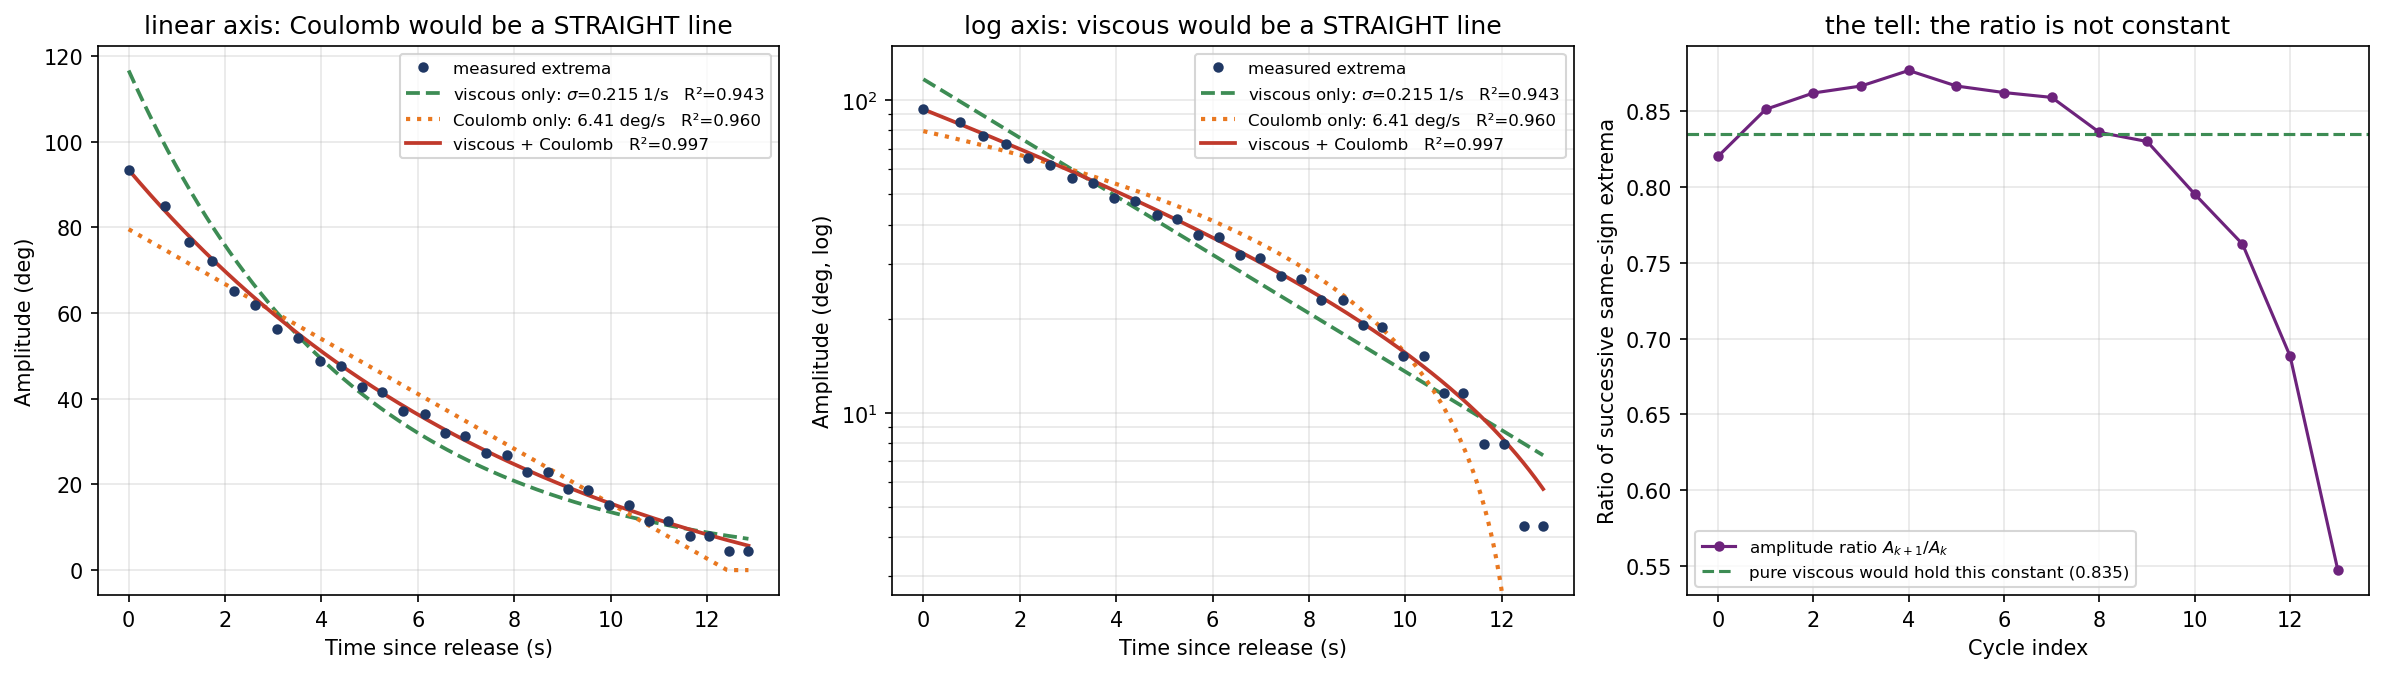

The script that saved this image:
r"""Why viscous damping decays exponentially and Coulomb damping decays linearly.

Both take energy out of the swing, but they take it out in different amounts,
and that difference is visible in the shape of the amplitude envelope.

VISCOUS (air, oil, eddy currents)
    torque   tau = -c * theta_dot          proportional to speed
    A big swing is also a fast swing, so a big swing loses proportionally more.
    Energy per cycle:  dE/dt = -c <theta_dot^2>, and E = 1/2 k A^2, so

        dA/dt = -sigma A        ->      A(t) = A0 exp(-sigma t)

    Each cycle keeps the same FRACTION of the previous amplitude. On a log axis
    that is a straight line, and the motion never quite stops.

COULOMB (dry / bearing friction)
    torque   tau = -F * sign(theta_dot)    constant magnitude, direction only
    The torque is the same whether the swing is big or small, so every swing
    costs the same amount of energy. Over a quarter cycle the pendulum travels
    A, so the work is F*A; over a full cycle 4*F*A. With E = 1/2 k A^2:

        k A dA = -4 F A  per cycle   ->   dA = -4F/k per cycle, independent of A

    Each cycle loses the same ABSOLUTE amount. That is a straight line on a
    LINEAR axis, and it reaches zero in finite time -- the pendulum stops dead,
    anywhere inside the stiction band, not necessarily at zero.

Together:  dA/dt = -(sigma A + c_coulomb)

Run this to see both laws drawn against the measured envelope.
"""
import argparse
import os

import matplotlib
import numpy as np

from _common import envelope_decay, longest_run, single_mechanism_r2


def main():
    ap = argparse.ArgumentParser(description=__doc__.splitlines()[0])
    ap.add_argument("--out", default="damping_mechanisms.png")
    ap.add_argument("--no-show", action="store_true")
    args = ap.parse_args()
    if args.no_show:
        matplotlib.use("Agg")
    import matplotlib.pyplot as plt

    t, A, _, path = longest_run()
    env = envelope_decay(t, A)
    sigma, c = env["sigma"], env["coulomb"]
    r2v, r2l = single_mechanism_r2(t, A)

    A0 = np.rad2deg(A[0])
    deg = np.rad2deg(A)
    tt = np.linspace(0, t[-1], 400)

    # Each curve must be drawn with ITS OWN best fit, not with the joint one:
    # the viscous-only sigma and the Coulomb-only slope are both larger, because
    # each has to account for the whole decay by itself.
    pv = np.polyfit(t, np.log(A), 1)          # log A linear in t  -> viscous only
    sigma_v = -pv[0]
    pl = np.polyfit(t, A, 1)                  # A linear in t      -> Coulomb only
    rate_c = np.rad2deg(-pl[0])

    visc = np.rad2deg(np.exp(np.polyval(pv, tt)))
    coul = np.clip(np.rad2deg(np.polyval(pl, tt)), 1e-3, None)
    both = np.rad2deg((A[0] + c / sigma) * np.exp(-sigma * tt) - c / sigma)

    print(f"run: {os.path.basename(path)}, {len(t)} extrema, "
          f"{A0:.1f} -> {deg[-1]:.1f} deg over {t[-1]:.1f} s")
    print(f"  joint fit  : sigma = {sigma:.4f} 1/s, Coulomb = {np.rad2deg(c):.3f} deg/s")
    print(f"  viscous only fit : sigma = {sigma_v:.4f} 1/s  (inflated: it must explain all the decay)")
    print(f"  Coulomb only fit : rate  = {rate_c:.3f} deg/s")
    print(f"  R^2 : viscous only {r2v:.4f}   Coulomb only {r2l:.4f}   joint {env['r2']:.4f}")
    print()
    print("  amplitude ratio between successive same-sign extrema:")
    print("    pure viscous keeps this CONSTANT; pure Coulomb makes it fall")
    same = deg[::2]
    ratios = same[1:] / same[:-1]
    drops = same[:-1] - same[1:]
    for i in range(0, min(len(ratios), 6)):
        print(f"      {same[i]:6.1f} -> {same[i+1]:6.1f} deg   "
              f"ratio {ratios[i]:.3f}   drop {drops[i]:5.2f} deg")
    print(f"    ratio: first {ratios[0]:.3f} -> last {ratios[-1]:.3f}  "
          f"({'falls' if ratios[-1] < ratios[0] else 'constant'})")
    print(f"    drop : first {drops[0]:5.2f} -> last {drops[-1]:5.2f} deg")

    fig, ax = plt.subplots(1, 3, figsize=(16, 4.6))

    for a, logy in ((ax[0], False), (ax[1], True)):
        a.plot(t, deg, "o", ms=4, color="#203864", label="measured extrema", zorder=4)
        a.plot(tt, visc, "--", lw=1.8, color="#3D8C54",
               label=f"viscous only: $\\sigma$={sigma_v:.3f} 1/s   R²={r2v:.3f}")
        a.plot(tt, coul, ":", lw=2.0, color="#E97820",
               label=f"Coulomb only: {rate_c:.2f} deg/s   R²={r2l:.3f}")
        a.plot(tt, both, "-", lw=1.8, color="#c0392b",
               label=f"viscous + Coulomb   R²={env['r2']:.3f}")
        a.set_xlabel("Time since release (s)")
        a.grid(alpha=0.3, which="both")
        a.legend(fontsize=8)
        if logy:
            a.set_yscale("log")
            # the Coulomb-only line dives to zero in finite time; clamp the axis
            # to the measured range so the comparison stays readable
            a.set_ylim(0.6 * deg.min(), 1.6 * deg.max())
            a.set_ylabel("Amplitude (deg, log)")
            a.set_title("log axis: viscous would be a STRAIGHT line")
        else:
            a.set_ylabel("Amplitude (deg)")
            a.set_title("linear axis: Coulomb would be a STRAIGHT line")

    # per-cycle signature
    n = np.arange(len(ratios))
    ax[2].plot(n, ratios, "o-", ms=4, color="#6D237C", label="amplitude ratio $A_{k+1}/A_k$")
    ax[2].axhline(np.exp(-sigma_v * 2 * np.pi / 7.508), color="#3D8C54", ls="--",
                  label=f"pure viscous would hold this constant "
                        f"({np.exp(-sigma_v * 2 * np.pi / 7.508):.3f})")
    ax[2].set_xlabel("Cycle index")
    ax[2].set_ylabel("Ratio of successive same-sign extrema")
    ax[2].set_title("the tell: the ratio is not constant")
    ax[2].grid(alpha=0.3)
    ax[2].legend(fontsize=8)

    fig.tight_layout()
    fig.savefig(args.out, dpi=150, bbox_inches="tight")
    print(f"\nfigure -> {os.path.abspath(args.out)}")
    if not args.no_show:
        plt.show()


if __name__ == "__main__":
    main()
